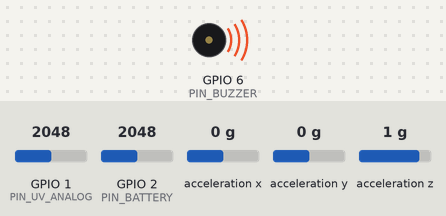
Recording of a sketch running on a simulated ESP32-S3. Parts: buzzer (waves = sounding). Wiring (inferred from the names in the program): MPU-6050 motion sensor at I2C address 0x68. The inputs (shaded band) are chosen by the test bench; at power-on: GPIO 1 (PIN_UV_ANALOG) = 2048, GPIO 2 (PIN_BATTERY) = 2048, acceleration x 0 g, acceleration y 0 g, acceleration z 1 g. Nothing arrives over Bluetooth unless stated; a phone connects over Bluetooth LE 3 s after start; what the sketch prints to the serial monitor is not drawn.

Above: at 0.13 s.
At 5.1 s:
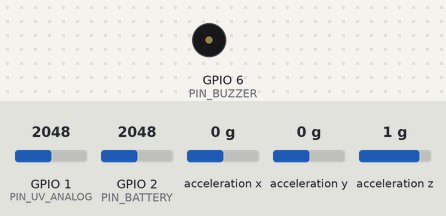
Timing chart, 0 to 13.1 s (numbered marks = the images above):
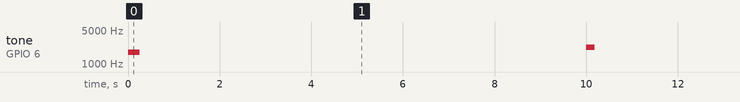

Measured:
- by itself, tone on GPIO 6 (PIN_BUZZER): repeats every 9.9 s: silent 9.7 s, 2200 Hz 0.18 s

The sketch:

touch_grass_firmware.ino
```cpp
/*
 * "Touch Grass" Smart Water Bottle Hydration Agent - Edge AI Firmware
 *
 * Hardware Requirements:
 * - Microcontroller: ESP32-WROOM-32 or Arduino UNO R4 WiFi
 * - Light / UV Sensor: LTR390 / VEML6075 (I2C) or Analog Photodiode (A0)
 * - Motion / IMU: MPU6050 / LSM6DS3 6-Axis Accelerometer (I2C 0x68)
 * - LED Indicator: WS2812B RGB NeoPixel Ring (Pin 5)
 * - Haptic Sound: Piezoelectric Ceramic Buzzer (Pin 6)
 * - Power: 3.7V LiPo Battery with TP4056 Charger (Battery Pin A1)
 *
 * Features:
 * 1. 100% Zero-Screen Screenless Outdoor Operation
 * 2. On-Device TinyML Heuristics for Sip Gesture & Weather Strain Scoring
 * 3. Bluetooth Low Energy (BLE) GATT Telemetry Stream for Companion Web App
 * 4. Deep-Sleep Power Optimization
 */

#include <Wire.h>

// BLE Library Selector (ArduinoBLE for ESP32/UNO R4)
#if defined(ARDUINO_ARCH_ESP32)
  #include <BLEDevice.h>
  #include <BLEServer.h>
  #include <BLEUtils.h>
  #include <BLE2902.h>
#else
  #include <ArduinoBLE.h>
#endif

// Pin Definitions
#define PIN_NEOPIXEL     5
#define PIN_BUZZER       6
#define PIN_UV_ANALOG    A0
#define PIN_BATTERY      A1

// Threshold Parameters
#define SIP_TILT_THRESHOLD_DEG  65.0f   // Minimum angle for drinking gesture
#define SIP_MIN_DURATION_MS     1200    // Minimum duration in tilted position
#define UV_SHADE_ALERT_INDEX    6.0f    // UV threshold triggering shade alert
#define HYDRATION_INTERVAL_MS   1800000 // 30-minute default reminder interval

// BLE UUID Definitions
#define SERVICE_UUID           "4fafc201-1fb5-459e-8fcc-c5c9c331914b"
#define CHARACTERISTIC_UUID    "beb5483e-36e1-4688-b7f5-ea07361b26a8"

// Device State Structure
struct BottleState {
  float lightLux;
  float uvIndex;
  float ax, ay, az;
  float tiltPitch;
  float accelMagnitude;
  uint32_t totalSips;
  float estimatedVolumeMl;
  float weatherStrainIndex;
  uint32_t lastSipTimestamp;
  uint32_t outdoorMinutes;
  uint8_t batteryPercent;
  bool isOutdoorMode;
};

BottleState state = {0};

// Timers
unsigned long lastSensorRead = 0;
unsigned long sipStartTime = 0;
bool isTilting = false;

// Function Prototypes
void initSensors();
void initBLE();
void readSensors();
void processTinyMLInference();
void updatePhysicalFeedback();
void playTone(int frequency, int duration);
void transmitBLEPacket();

void setup() {
  Serial.begin(115200);
  pinMode(PIN_BUZZER, OUTPUT);
  pinMode(PIN_UV_ANALOG, INPUT);
  pinMode(PIN_BATTERY, INPUT);

  Serial.println(F("[TouchGrass] Initializing Smart Hydration Agent..."));

  Wire.begin();
  initSensors();
  initBLE();

  // Startup Chime & Green Pulse
  playTone(880, 150);
  playTone(1760, 250);
  Serial.println(F("[TouchGrass] Ready for Outdoor Activity. Touch Grass!"));
}

void loop() {
  unsigned long now = millis();

  // Read sensors at 20Hz (every 50ms)
  if (now - lastSensorRead >= 50) {
    lastSensorRead = now;
    readSensors();
    processTinyMLInference();
    updatePhysicalFeedback();

    // Transmit BLE updates every 500ms
    static unsigned long lastBleTx = 0;
    if (now - lastBleTx >= 500) {
      lastBleTx = now;
      transmitBLEPacket();
    }
  }
}

void initSensors() {
  // MPU6050 Initialization (0x68)
  Wire.beginTransmission(0x68);
  Wire.write(0x6B); // PWR_MGMT_1
  Wire.write(0x00); // Wake up MPU6050
  Wire.endTransmission(true);
}

void readSensors() {
  // Read MPU6050 Raw Acceleration
  Wire.beginTransmission(0x68);
  Wire.write(0x3B); // ACCEL_XOUT_H
  Wire.endTransmission(false);
  Wire.requestFrom(0x68, 6, true);

  if (Wire.available() >= 6) {
    int16_t rawX = Wire.read() << 8 | Wire.read();
    int16_t rawY = Wire.read() << 8 | Wire.read();
    int16_t rawZ = Wire.read() << 8 | Wire.read();

    state.ax = rawX / 16384.0f;
    state.ay = rawY / 16384.0f;
    state.az = rawZ / 16384.0f;

    // Vector magnitude (gravity offset ~1.0g)
    state.accelMagnitude = sqrt(state.ax * state.ax + state.ay * state.ay + state.az * state.az);

    // Calculate pitch angle in degrees (bottle tilt)
    state.tiltPitch = atan2(state.ay, sqrt(state.ax * state.ax + state.az * state.az)) * 180.0f / M_PI;
  }

  // Read UV Analog / Light level
  int uvAnalogVal = analogRead(PIN_UV_ANALOG);
  state.uvIndex = (uvAnalogVal / 1024.0f) * 12.0f; // Scale 0-12 UV Index
  state.lightLux = state.uvIndex * 850.0f;        // Estimated Lux

  // Battery status
  int batVal = analogRead(PIN_BATTERY);
  state.batteryPercent = map(batVal, 600, 1023, 0, 100);
}

void processTinyMLInference() {
  // 1. Sip Detection Gesture Algorithm
  if (abs(state.tiltPitch) >= SIP_TILT_THRESHOLD_DEG) {
    if (!isTilting) {
      isTilting = true;
      sipStartTime = millis();
    }
  } else {
    if (isTilting) {
      unsigned long duration = millis() - sipStartTime;
      if (duration >= SIP_MIN_DURATION_MS) {
        // Valid Sip Recorded!
        state.totalSips++;
        state.estimatedVolumeMl += 45.0f; // ~45ml per sip
        state.lastSipTimestamp = millis();

        Serial.print(F("[EdgeAI] Sip detected! Total: "));
        Serial.print(state.totalSips);
        Serial.print(F(" | Est Volume: "));
        Serial.print(state.estimatedVolumeMl);
        Serial.println(F(" ml"));

        // Sip Confirmation Tone (Friendly double chirp)
        playTone(1200, 80);
        delay(50);
        playTone(1600, 120);
      }
      isTilting = false;
    }
  }

  // 2. Weather Strain Score calculation
  // Strain = (UV * 1.8) + (Motion * 1.2)
  state.weatherStrainIndex = (state.uvIndex * 1.8f) + (state.accelMagnitude * 1.2f);

  // Outdoor Classification
  state.isOutdoorMode = (state.uvIndex > 1.5f || state.lightLux > 2000.0f);
}

void updatePhysicalFeedback() {
  unsigned long timeSinceLastSip = millis() - state.lastSipTimestamp;

  // Hydration Reminder Trigger
  if (state.isOutdoorMode && timeSinceLastSip > HYDRATION_INTERVAL_MS) {
    // Pulsing Warning Alert (Hydrate!)
    static unsigned long lastAlertTone = 0;
    if (millis() - lastAlertTone > 5000) {
      lastAlertTone = millis();
      playTone(600, 200);
      delay(100);
      playTone(900, 300);
    }
  }

  // Extreme UV Shade Trigger
  if (state.uvIndex >= UV_SHADE_ALERT_INDEX) {
    static unsigned long lastUvTone = 0;
    if (millis() - lastUvTone > 10000) {
      lastUvTone = millis();
      // High-pitched warning chirp
      playTone(2200, 100);
      delay(80);
      playTone(2200, 100);
    }
  }
}

void playTone(int frequency, int duration) {
  tone(PIN_BUZZER, frequency, duration);
}

void initBLE() {
  #if defined(ARDUINO_ARCH_ESP32)
    BLEDevice::init("TouchGrass-Bottle");
    BLEServer *pServer = BLEDevice::createServer();
    BLEService *pService = pServer->createService(SERVICE_UUID);
    BLECharacteristic *pCharacteristic = pService->createCharacteristic(
                                         CHARACTERISTIC_UUID,
                                         BLECharacteristic::PROPERTY_READ |
                                         BLECharacteristic::PROPERTY_NOTIFY
                                       );
    pCharacteristic->addDescriptor(new BLE2902());
    pService->start();
    BLEAdvertising *pAdvertising = BLEDevice::getAdvertising();
    pAdvertising->addServiceUUID(SERVICE_UUID);
    pAdvertising->start();
  #else
    if (BLE.begin()) {
      BLE.setLocalName("TouchGrass-Bottle");
      BLE.setAdvertisedServiceUuid(SERVICE_UUID);
      BLE.advertise();
    }
  #endif
  Serial.println(F("[BLE] Advertising GATT Service 'TouchGrass-Bottle'..."));
}

void transmitBLEPacket() {
  // Telemetry Packet Payload format (Binary or JSON over BLE)
  // Format: "UV:3.2|LUX:2700|TILT:72|SIPS:12|VOL:540|STRAIN:7.8"
  char packet[80];
  snprintf(packet, sizeof(packet), "UV:%.1f|LUX:%.0f|TILT:%.0f|SIPS:%lu|VOL:%.0f|STRAIN:%.1f",
           state.uvIndex, state.lightLux, state.tiltPitch,
           (unsigned long)state.totalSips, state.estimatedVolumeMl, state.weatherStrainIndex);

  // (In real hardware loop, write packet to BLE characteristic notify)
}
```
